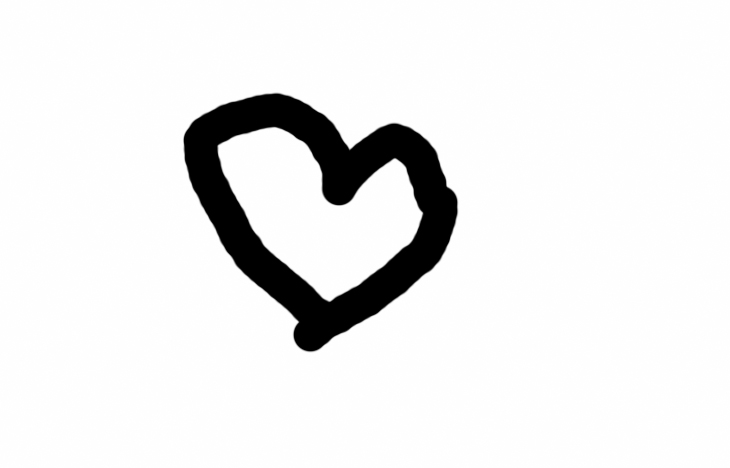
//> input picture groups/1506-1/nikiforova_ea/1-test-version/test/11.JPG, 730 x 468 px, given in place of 11.JPG.jpg, which was not available
$ ./linear 3 3 ../test/11.JPG out.png   (built with g++ and OpenCV 4)
//> lines starting //> are read from the running program, lines starting //| are printed output that depends on the picture; after the words box and inside, x2 and y2 are one past the last pixel; in counts of white or black regions, pixels touching at a corner belong together; pictures that were not available may be replaced by others from this repository, and a replacement may not be noted
//> further down, input is the input picture: 468 rows x 730 cols, CV_8UC1; min 0, max 255, mean 235.2
#pragma once
#include <opencv2/core/core.hpp>
#include <opencv2/highgui/highgui.hpp>
#include <opencv2/imgproc/imgproc.hpp>
#include <iostream>

#include <fstream>
#include <ctime>
using namespace cv;
using namespace std;
void painthist(Mat source)
{
	int hist_size = 64;
	float range_0[] = { 0,256 };
	float* ranges[] = { range_0 };
	CvHistogram *histogr;
	IplImage* image2 = cvCreateImage(cvSize(source.cols, source.rows), 8, 1);
	IplImage ipltemp = source;
	cvCopy(&ipltemp, image2);
	IplImage *hist_image = cvCreateImage(cvSize(9000, 5000), 8, 1);
	histogr = cvCreateHist(1, &hist_size, CV_HIST_ARRAY, ranges, 1);
	cvCalcHist(&image2, histogr, 0, NULL);
	//cvCalcHist(ipltemp, histogr, 0, NULL);
	int bin_w = cvRound((double)hist_image->width / hist_size);
	cvSet(hist_image, cvScalarAll(255), 0);
	for (int i = 0; i < hist_size; i++)
		cvRectangle(hist_image, cvPoint(i*bin_w, (hist_image->height)), cvPoint((i + 1)*bin_w, (hist_image->height - cvRound(cvGetReal1D(histogr->bins, i)))), cvScalarAll(0), -1, 8, 0);
	cvNamedWindow("histogram", 1);
	IplImage* new_img = cvCreateImage(cvSize(900, 600), hist_image->depth, hist_image->nChannels);
	cvResize(hist_image, new_img);
	cvShowImage("histogram", new_img);
	cvWaitKey(0);
}
void linears(Mat source, Mat result)
{
	//unsigned int start_time = clock();
	for (int i = 0; i < result.rows; ++i)
		for (int j = 0; j < result.cols; ++j)
			result.at<uchar>(i, j) = source.at<uchar>(i, j);
	int *hist;
	hist = new int[256];
	memset(hist, 0, 256 * sizeof(int));
	int min = INT_MAX;
	int max = INT_MIN;

	for (int i = 0; i < source.rows; i++)
	{
		for (int j = 0; j < source.cols; j++)
		{
			hist[source.at<uchar>(i, j)]++;
		}
	}
	painthist(source);
//> after the loop in painthist, `for (int i = 0; i < hist_size; i++)`:
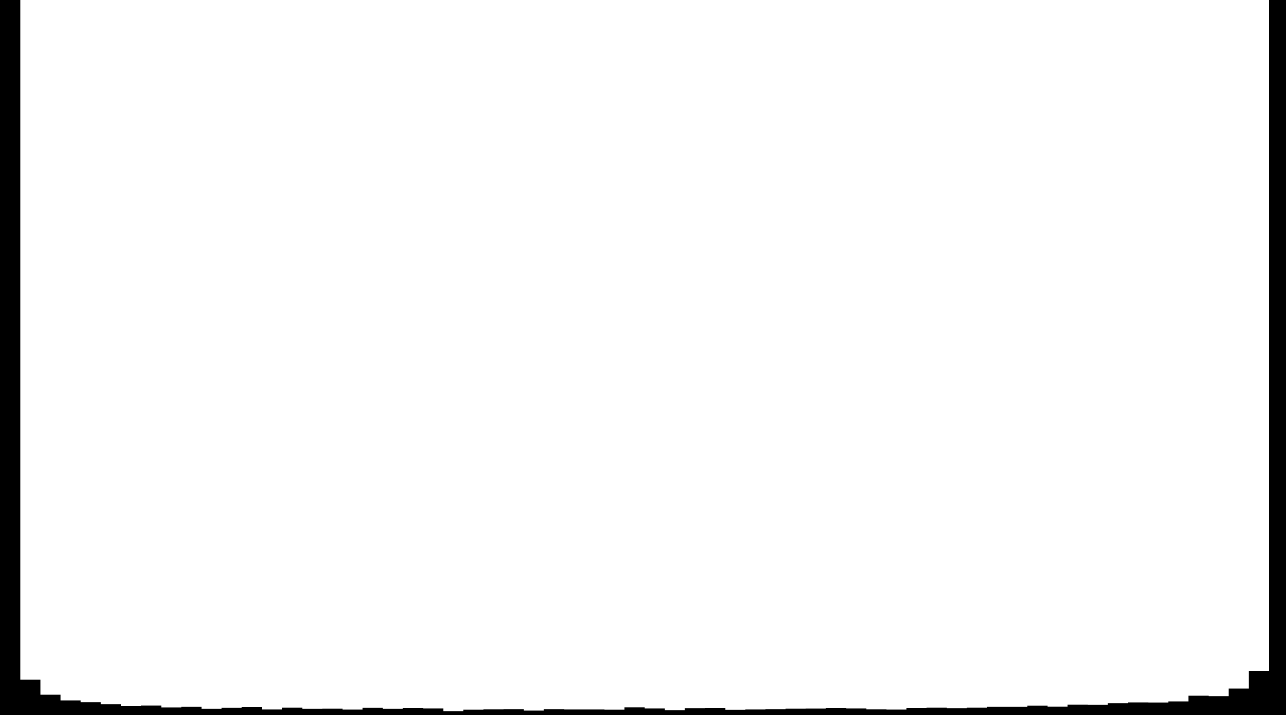
//> hist_image: 5000 rows x 9000 cols, CV_8UC1 (shown at 1/7 size); 95.9% white; 1 black region, box (x1, y1, x2, y2) and area: (0, 0, 9000, 5000) 1826813
//> in painthist, `cvShowImage("histogram", new_img);`:
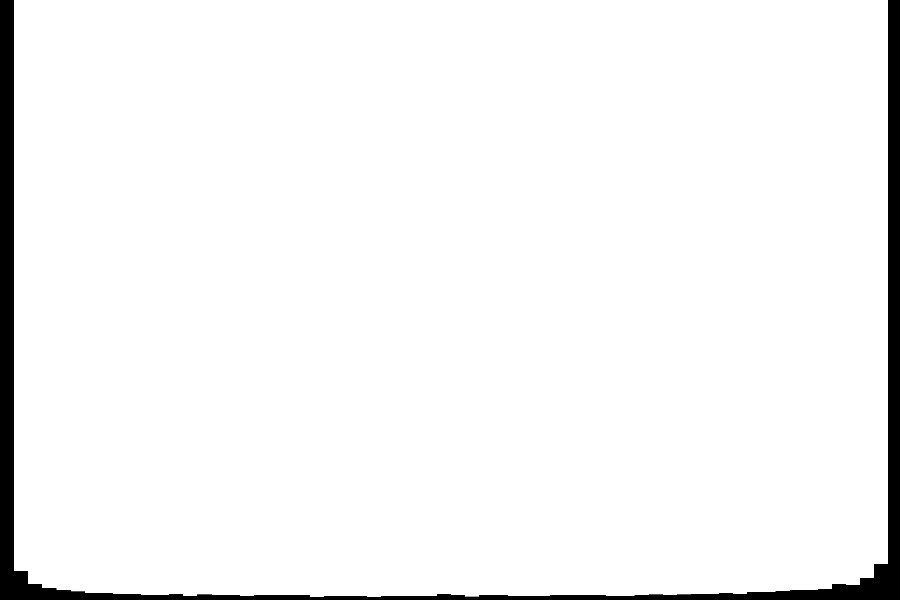
//> window 'histogram': 600 rows x 900 cols, CV_8UC1; min 0, max 255, mean 244.6


	int i = 0;
	while (i < 256 && hist[i] == 0) i++;
//> this loop made 0 passes
//> after the loop, i = 0
	min = i;
//> min = 0
	i = 255;
	while (i > 0 && hist[i] == 0) i--;
//> after the loop, i = 255
	max = i;
//> max = 255

	double buf = 0;
	for (int i = 0; i < result.rows; i++)
	{
		for (int j = 0; j < result.cols; j++)
		{
			result.at<uchar>(i, j) = round(255 * (result.at<uchar>(i, j) - min) / (max - min));
		}
	}
	//unsigned int end_time = clock(); // конечное время
	//unsigned int search_time = end_time - start_time; // искомое время
	//cout << search_time << endl;
	painthist(result);

}
bool typer(Mat pic, string buf)
{
//> called with buf = "test2\out.png.ans"
	ofstream file;
	file.open(buf, ofstream::out | ios::binary);
	if (file.is_open())
	{
		if (pic.empty())
		{
			int s = 0;
			file.write((char*)(&s), sizeof(int));
			return true;
		}
		int type = pic.type();
//> type = 0
		file.write((char*)(&pic.rows), sizeof(int));
		file.write((char*)(&pic.cols), sizeof(int));
		file.write((char*)(&type), sizeof(int));
		file.write((char*)(pic.data), pic.elemSize() * pic.total());
		file.close();
		return true;
	}
	else return false;
}
int main(int argc, char* argv[])
{
	Mat input;
	int numtest = atoi(argv[1]);
	int count = atoi(argv[2]);
	string inputf = argv[3];
	string outpf = argv[4];
	string a = "test\\";
	string b = "test2\\";
	input = imread(a + inputf + ".jpg", IMREAD_GRAYSCALE);
	Mat output = Mat::zeros(input.size(), CV_8UC1);
	unsigned int start_time = clock();
	linears(input, output);
	unsigned int end_time = clock(); // конечное время
	unsigned int search_time = end_time - start_time; // искомое время
	cout << "LINE ----------> " << search_time << endl;
	imwrite(a + "res_" + inputf + ".jpg", output);
	string place = b + outpf + ".ans";
	typer(output, place);
}

$ run again, on groups/1506-1/nikiforova_ea/1-test-version/test/12.jpg
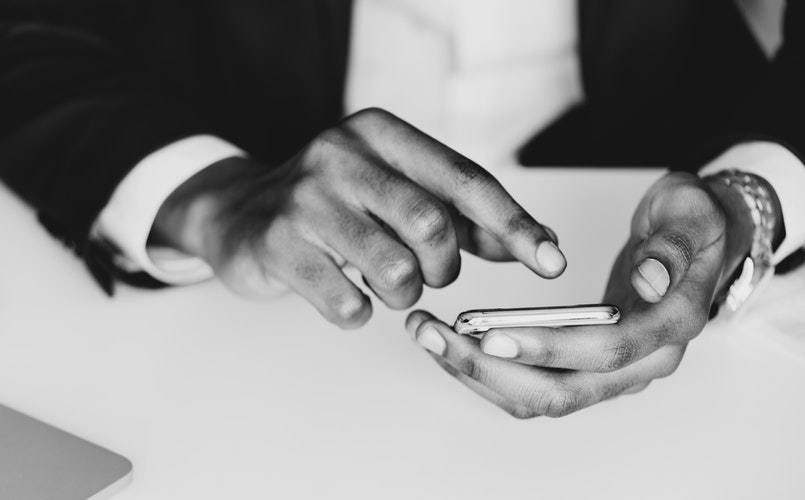
//> input picture groups/1506-1/nikiforova_ea/1-test-version/test/12.jpg, 805 x 500 px, given in place of 12.jpg.jpg, which was not available
//> input is the input picture: 500 rows x 805 cols, CV_8UC1; min 2, max 255, mean 144.5
//> after the loop in painthist, `for (int i = 0; i < hist_size; i++)`:
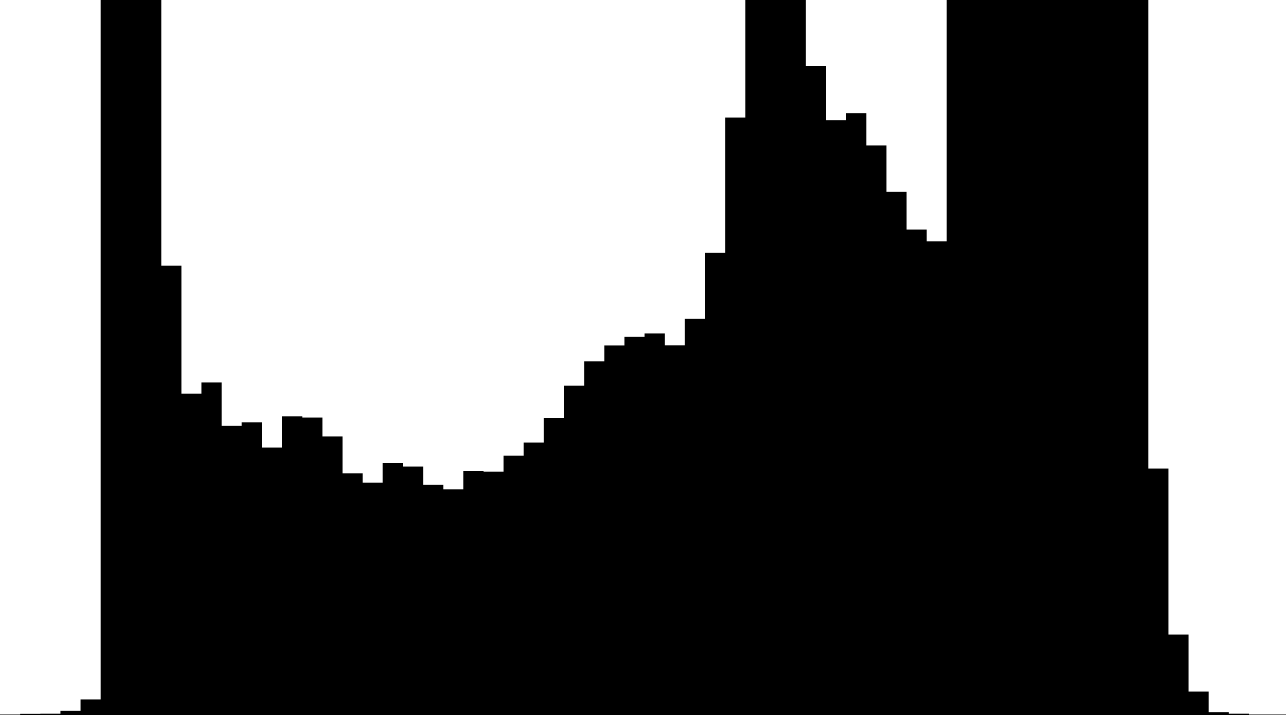
//> hist_image: 5000 rows x 9000 cols, CV_8UC1 (shown at 1/7 size); 45.4% white; 4 white regions, box (x1, y1, x2, y2) and area: (1129, 0, 5217, 3425) 11370073, (8038, 0, 9000, 4999) 4463447, (0, 0, 705, 4999) 3505824, (5641, 0, 6627, 1689) 1091294
//> the loop in linears, `while (i < 256 && hist[i] == 0) i++;` made 2 passes
//> after the loop in linears, `while (i < 256 && hist[i] == 0) i++;`: i = 2
//> after the loop in linears, `while (i > 0 && hist[i] == 0) i--;`: i = 255
//> in painthist (call 2), `cvShowImage("histogram", new_img);`:
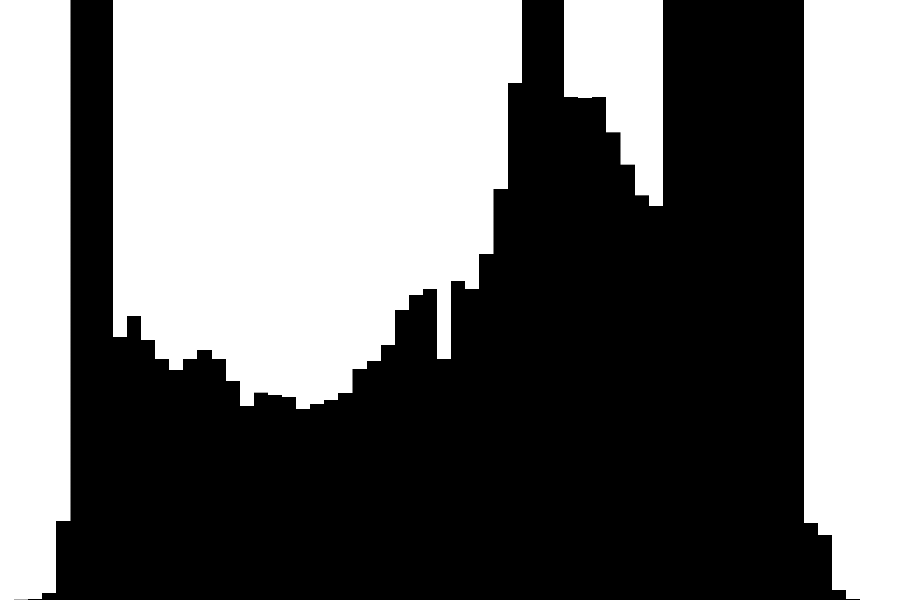
//> window 'histogram': 600 rows x 900 cols, CV_8UC1; min 0, max 255, mean 117.4
